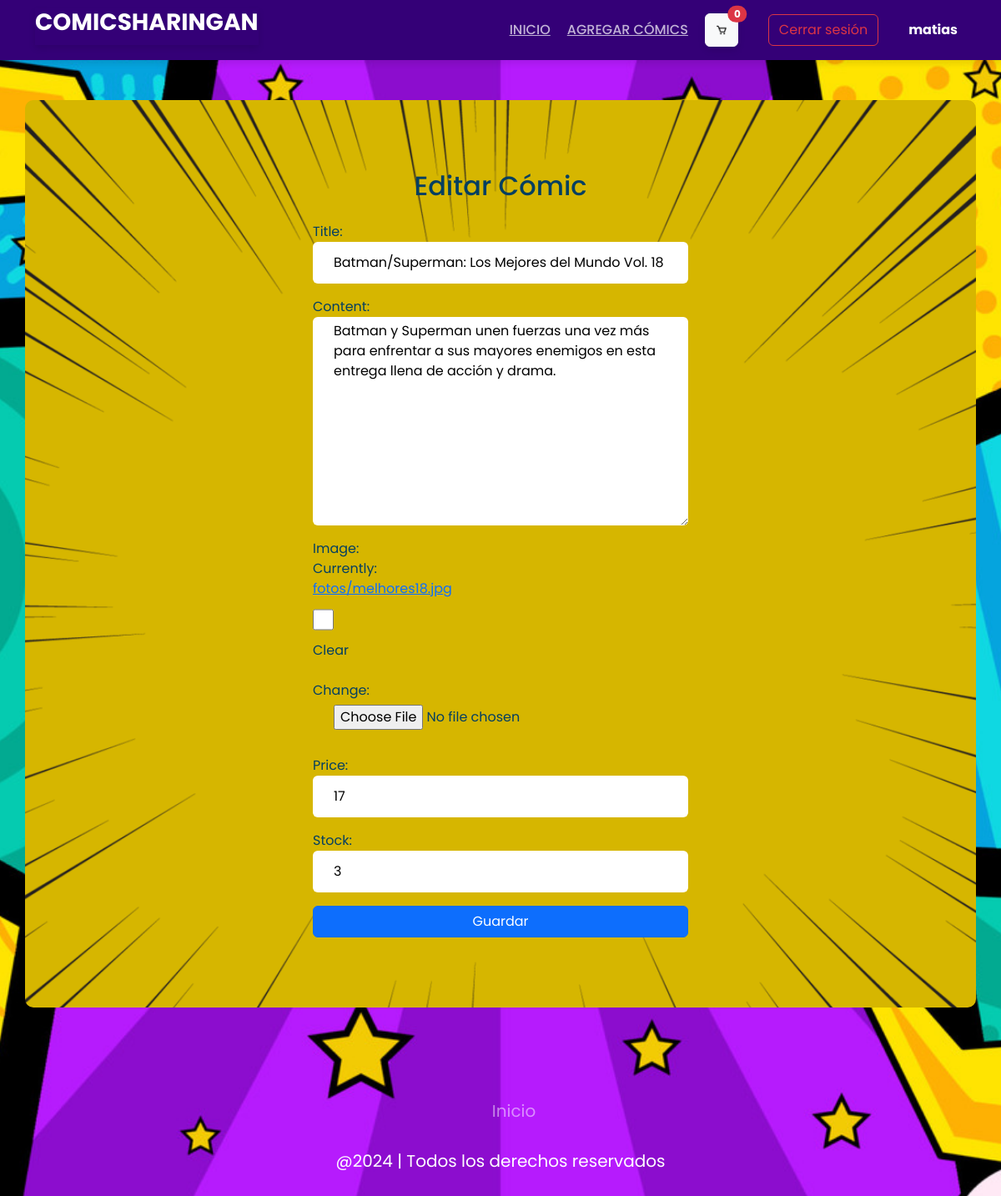
The app's page /editar/19/ (signed in) with its own data.
### post/models.py (models this page shows, shortened)
class Post(models.Model):
    title = models.CharField(max_length=250)
    content = models.TextField()
    image = models.ImageField(blank=True,null=True,upload_to='fotos/')
    price = models.IntegerField(default=0)
    stock = models.PositiveIntegerField(default=0)

### post/views.py (the view)
# urls.py: path('editar/<int:pk>/', editar, name='editar'),
@admin_required
def editar(request,pk):
    post = get_object_or_404(Post,pk=pk)
    if request.method == "POST":
        form = FormularioJuego(request.POST,request.FILES,instance=post)
        if form.is_valid():
            form.save()
            return redirect('index')
    else:
        form = FormularioJuego(instance=post)
    return render(request,'editar.html',{'form': form})

### post/forms.py
class FormularioJuego(forms.ModelForm):
    class Meta:
        model = Post
        fields = ['title','content','image','price', 'stock']

### post/templates/editar.html (shortened to what this page needs)
{% load static %}
<!DOCTYPE html>
<html lang="en">
<head>
    <link rel="stylesheet" href="{% static 'css/style_game.css' %}">
    <link rel="stylesheet" href="{% static 'css/style.css' %}">
    <link href="https://cdn.jsdelivr.net/npm/bootstrap@5.3.3/dist/css/bootstrap.min.css" rel="stylesheet">
</head>
<body>
  <header id="header" class="">
    <div class="container">
        <h1 class="logo"><a href="{% url 'index' %}">ComicSharingan</a></h1>
        <nav class="nav-menu" id="nav-menu">
            <ul>
                <li class="active"><a href="{% url 'index' %}">Inicio</a></li>
                {% if user.is_authenticated %}
                    {% if user.is_authenticated and user.is_staff %}
                        <li><a href="{% url 'agregar' %}">Agregar cómics</a></li>
                    {% endif %}
                    <li>
                        <a href="{% url 'ver_carrito' %}" class="btn btn-light cart-button position-relative">
                            <img src="{% static 'img/carrito.png' %}" alt="Carrito de compras" class="carimg">
                            <span class="cart-item-count position-absolute top-0 start-100 translate-middle badge rounded-pill bg-danger">
                                {% if item.quantity > 0 %}
                                    {{ item.quantity }}
                                {% else %}
                                    0
                                {% endif %}
                            </span>
                        </a>
                    </li>
                    <li>
                        <form action="{% url 'logout' %}" method="post">
                            <button type="submit" class="btn btn-outline-danger ms-3">Cerrar sesión</button>
                        </form>
                    </li>
                    <li>
                        <p class="username ms-3 mb-0">{{ user.username }}</p>
                    </li>
                {% else %}
                    <li><a href="{% url 'login' %}" class="btn btn-outline-primary ms-3">Iniciar sesión</a></li>
                    <li><a href="{% url 'register' %}" class="btn btn-outline-success ms-3">Registrarse</a></li>
                {% endif %}
            </ul>
        </nav>
    </div>
</header>
    <div class="container mt-5 inises">
        <h2 class="text-center mb-4">Editar Cómic</h2>
        <form method="POST" enctype="multipart/form-data" id="editarComics">
            {{ form.as_p }}
            <button type="submit" class="btn btn-primary w-100">Guardar</button>
        </form>
    </div>
    <footer class="footer">
        <ul class="social-icon">
          <li class="icon-elem">
          </li>
          <li class="icon-elem">
          </li>
          <li class="icon-elem">
          </li>
          <li class="icon-elem">
          </li>
        </ul>
        <ul class="menu">
          <li class="menu-elem">
            <a href="{% url  'index' %}" class="menu-icon"> Inicio </a>
          </li>
        </ul>
        <p class="text">@2024 | Todos los derechos reservados</p>
      </footer>
</body>
</html>

### post/static/post/css/style_game.css (style rules this page uses)
body { background-image: url("../img/background.jpg"); background-size: cover; background-attachment: fixed; background-repeat: no-repeat; background-position: center center; margin: 0; min-height: 100vh; padding-top: 72px; font-family: "Roboto", sans-serif; background-color: #f4f4f9; color: #333; }
#header { background: rgb(52, 0, 119); padding: 10px 30px; display: flex; align-items: center; justify-content: space-between; flex-wrap: wrap; box-shadow: 0 4px 8px rgba(0, 0, 0, 0.1); }
#header .container { display: flex; align-items: center; width: 100%; flex-wrap: wrap; }
#header .nav-menu { display: flex; align-items: center; margin-left: auto; }
#header .nav-menu ul { display: flex; align-items: center; list-style: none; margin: 0; padding: 0; }
#header .nav-menu ul li { margin: 0 10px; }
#header .nav-menu a { color: rgba(255, 255, 255, 0.7); font-size: 16px; font-weight: 500; text-transform: uppercase; transition: color 0.3s; }
#header .nav-menu button { margin-left: 15px; }
#header .logo { font-size: 28px; font-weight: 700; text-transform: uppercase; color: rgb(255, 255, 255); }
#header .logo a { color: rgb(255, 255, 255); text-decoration: none; }
.cart-button { width: 40px; height: 40px; display: flex; align-items: center; justify-content: center; background: white; border-radius: 50%; box-shadow: 0 4px 8px rgba(0, 0, 0, 0.1); transition: transform 0.2s; }
.cart-button img { width: 70%; height: 70%; object-fit: contain; }
.username { color: white; margin-left: 15px; font-size: 16px; font-weight: bold; }
.btn-outline-danger, .btn-outline-primary, .btn-outline-success { border-width: 2px; border-radius: 4px; padding: 5px 10px; transition: background-color 0.3s, color 0.3s; }
.btn-outline-danger { color: #dc3545; border-color: #dc3545; }
.container .carimg { width: 100%; height: 100%; }
.btn-primary { background-color: #007bff; color: #fff; }
body h1 { display: flex; justify-content: center; color: white; box-shadow: 0 4px 8px rgba(0, 0, 0, 0.1); padding-bottom: 10px; }

### post/static/post/css/style.css (style rules this page uses)
* { font-family: "Poppins", sans-serif; margin: 0; padding: 0; scroll-padding-top: 2rem; scroll-behavior: smooth; box-sizing: border-box; list-style: none; text-decoration: none; }
input,select,textarea { padding: 5px 25px; border-radius: 6px; min-height: 50px; border: none; }
.logo { text-decoration: none; }
:root { --main-color: #fd4646; --text-color: #171427; --bg-color: #fff; }
img { width: 100%; }
body { color: var(--text-color); background-image: url(../img/Vector4free-Pop-Art-Background-Revisi1-DP0622_generated.jpg); background-repeat: no-repeat; background-attachment: fixed; background-size: cover; }
header { position: fixed; top: 0; left: 0; width: 100%; background: var(--bg-color); box-shadow: 0 1px 4px hsl(0 4% 15%/ 10%); z-index: 100; }
.logo { font-size: 1rem; color: aliceblue; }
.inises { margin-top: 10rem; padding: 7%; background-image: url(../img/fond.webp); background-color: #d6b600; background-position: center; background-size: cover; background-attachment: fixed; background-repeat: no-repeat; color: rgb(4, 63, 97); border-radius: 10px; min-height: calc(100vh - 10rem - 50px); }
.footer { position: relative; width: 100%; padding: 50px 35px; display: flex; justify-content: center; align-items: center; flex-direction: column; margin-top: auto; }
.social-icon { display: flex; justify-content: center; align-items: center; position: relative; margin: 10px 5px; flex-wrap: wrap; }
.icon-elem { list-style: none; }
.menu { display: flex; justify-content: center; position: relative; align-items: center; margin: 10px 0; flex-wrap: wrap; }
.menu-elem { list-style: none; }
.menu-icon { color: white; font-size: 20px; display: inline-block; text-decoration: none; margin: 5px 10px; opacity: 0.5; transition: 0.3s; }
.text { color: white; text-align: center; margin-top: 15px; margin-bottom: 10px; font-size: 20px; }
#editarComics { max-width: 450px; width: 100%; margin: auto; }
#editarComics p { display: flex; flex-direction: column; }
#editarComics #image-clear_id { margin-right: auto; height: 40px; width: 25px; }

### records on screen
Post: title "Batman/Superman: Los Mejores del Mundo Vol. 18", content "Batman y Superman unen fuerzas una vez más para enfrentar a sus mayores enemigos en esta entrega llena de acción y drama.", price "17", stock "3"

### other values on screen
{{ user.username }} "matias"
